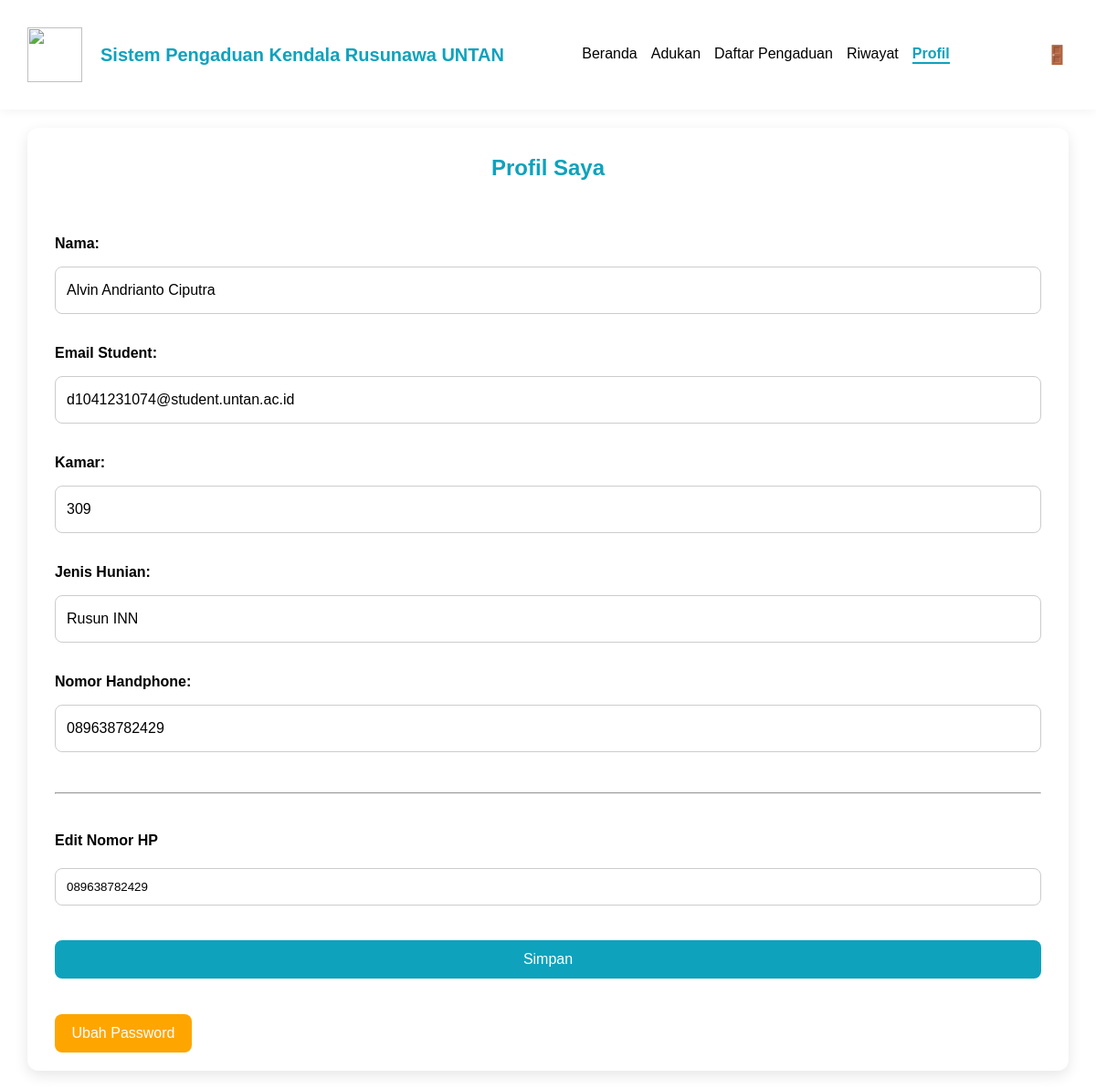
The app's page /penghuni/profil.php (signed in) with its own data.
### tables this page shows
CREATE TABLE `penghuni` (
  `id_penghuni` int(11) NOT NULL,
  `nama_penghuni` varchar(100) NOT NULL,
  `email_student` varchar(50) NOT NULL,
  `password` varchar(255) DEFAULT NULL,
  `kamar` varchar(10) NOT NULL,
  `jenis_hunian` enum('Rusunawa Putri','Rusunawa Putra','Rusun INN') NOT NULL,
  `nomor_hp` varchar(15) NOT NULL,
  `created_at` datetime DEFAULT current_timestamp()
);

### penghuni/profil.php (the view, shortened to what this page needs)
<?php
include '../config/koneksi.php';
include '../shared/navbar.php';
$id = $_SESSION['id'];
$stmt = mysqli_prepare($koneksi, "SELECT * FROM penghuni WHERE id_penghuni = ?");
mysqli_stmt_bind_param($stmt, "i", $id);
mysqli_stmt_execute($stmt);
$result = mysqli_stmt_get_result($stmt);
$data = mysqli_fetch_assoc($result);
?>
<!DOCTYPE html>
<html>
<head>
</head>
<body>
    <div class="konten">
        <h2 id="judul-h2">Profil Saya</h2>
        <p><strong>Nama:</strong></p>
        <div class="info">
            <p><?= $data['nama_penghuni'] ?></p>
        </div>
        <br>
        <p><strong>Email Student:</strong></p>
        <div class="info">
            <p><?= $data['email_student'] ?></p>
        </div>
        <br>
        <p><strong>Kamar:</strong></p>
        <div class="info">
            <p><?= $data['kamar'] ?></p>
        </div>
        <br>
        <p><strong>Jenis Hunian:</strong></p>
        <div class="info">
            <p><?= $data['jenis_hunian'] ?></p>
        </div>
        <br>
        <p><strong>Nomor Handphone:</strong></p>
        <div class="info">
            <p><?= $data['nomor_hp'] ?></p>
        </div>
        <br><br>
        <hr><br>
        <p><strong>Edit Nomor HP</strong></p>
        <form method="POST">
            <input type="text" name="nomor_hp" value="<?= $data['nomor_hp'] ?>" required>
            <br><br>
            <button type="submit" name="update_hp">Simpan</button>
        </form>
        <br>
        <a href="ubah_password.php">
            <button class="password">Ubah Password</button>
        </a>
    </div>
</body>
</html>

### assets/css/style.css (style rules this page uses)
body { margin: 0; font-family: Arial, sans-serif; }
input, button, textarea { width: 100%; padding: 12px; margin-top: 5px; margin-bottom: 15px; border-radius: 8px; box-sizing: border-box; }
input { border: 1px solid #ccc; }
button { background: #0EA2BD; margin-bottom: 0px; color: white; border: none; cursor: pointer; font-size: 16px; }
.konten { background: white; margin: 20px 320px; padding: 30px; border-radius: 12px; box-shadow: 0 5px 15px rgba(0, 0, 0, 0.1); }
#judul-h2 { text-align: center; margin-top: 10px; margin-bottom: 60px; color: #0EA2BD; }
.info { width: 100%; padding: 0px 12px; border: 1px solid #ccc; border-radius: 8px; box-sizing: border-box; }
.password { width: 150px; background-color: orange; }
.konten a { color: #0EA2BD; text-decoration: none; }
@media (max-width: 1300px) { .konten { margin: 20px 30px; } }
@media (max-width: 1300px) { .konten { padding: 20px 30px; } }

### records on screen
penghuni: nama_penghuni "Alvin Andrianto Ciputra", email_student "d1041231074@student.untan.ac.id", kamar "309", jenis_hunian "Rusun INN", nomor_hp "089638782429"
